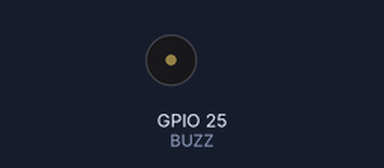
This sketch was run on a simulated ESP32. Shown: buzzer (waves = sounding).

Above: at 0.2 s.
Timing chart, 0 to 3.0 s (numbered marks = the images above):
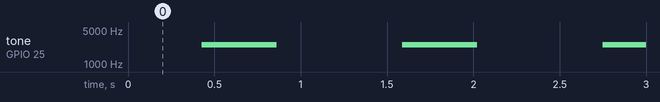

Measured:
- by itself, tone on GPIO 25 (BUZZ): alternates 2500 Hz for 0.44 s and silent for 0.73 s

The sketch:

Test_Buzzer_2.ino
```cpp
// Testsketch Buzzer 2, Sirene
#define BUZZ 25

void setup() { pinMode(BUZZ, OUTPUT); }

void loop() {
  for (int f=800; f<=2500; f+=20) { tone(BUZZ, f); delay(5); }
  for (int f=2500; f>=800; f-=20) { tone(BUZZ, f); delay(5); }
  noTone(BUZZ);
  delay(300);
}
```
